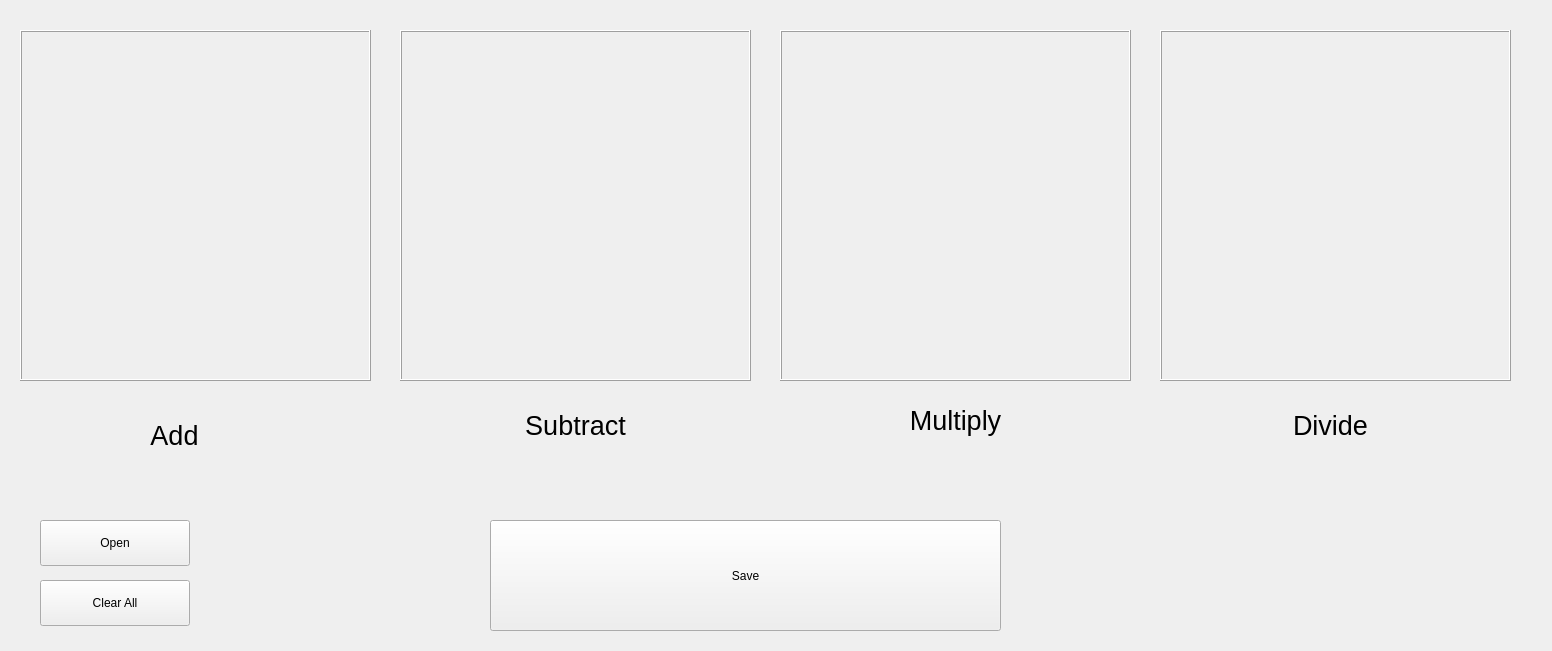
<?xml version="1.0" encoding="UTF-8"?>
<ui version="4.0">
 <class>MainWindow</class>
 <widget class="QMainWindow" name="MainWindow">
  <property name="geometry">
   <rect>
    <x>0</x>
    <y>0</y>
    <width>1552</width>
    <height>651</height>
   </rect>
  </property>
  <property name="windowTitle">
   <string>MainWindow</string>
  </property>
  <widget class="QWidget" name="centralwidget">
   <widget class="Painter" name="frame_1">
    <property name="geometry">
     <rect>
      <x>20</x>
      <y>30</y>
      <width>351</width>
      <height>351</height>
     </rect>
    </property>
    <property name="frameShape">
     <enum>QFrame::Box</enum>
    </property>
    <property name="frameShadow">
     <enum>QFrame::Raised</enum>
    </property>
   </widget>
   <widget class="Painter" name="frame_2">
    <property name="geometry">
     <rect>
      <x>400</x>
      <y>30</y>
      <width>351</width>
      <height>351</height>
     </rect>
    </property>
    <property name="frameShape">
     <enum>QFrame::Box</enum>
    </property>
    <property name="frameShadow">
     <enum>QFrame::Raised</enum>
    </property>
   </widget>
   <widget class="Painter" name="frame_3">
    <property name="geometry">
     <rect>
      <x>780</x>
      <y>30</y>
      <width>351</width>
      <height>351</height>
     </rect>
    </property>
    <property name="frameShape">
     <enum>QFrame::Box</enum>
    </property>
    <property name="frameShadow">
     <enum>QFrame::Raised</enum>
    </property>
   </widget>
   <widget class="Painter" name="frame_4">
    <property name="geometry">
     <rect>
      <x>1160</x>
      <y>30</y>
      <width>351</width>
      <height>351</height>
     </rect>
    </property>
    <property name="frameShape">
     <enum>QFrame::Box</enum>
    </property>
    <property name="frameShadow">
     <enum>QFrame::Raised</enum>
    </property>
   </widget>
   <widget class="QPushButton" name="pushButton_save">
    <property name="geometry">
     <rect>
      <x>490</x>
      <y>520</y>
      <width>511</width>
      <height>111</height>
     </rect>
    </property>
    <property name="text">
     <string>Save</string>
    </property>
   </widget>
   <widget class="QLabel" name="label_1">
    <property name="geometry">
     <rect>
      <x>130</x>
      <y>310</y>
      <width>89</width>
      <height>251</height>
     </rect>
    </property>
    <property name="font">
     <font>
      <pointsize>20</pointsize>
     </font>
    </property>
    <property name="text">
     <string>Add</string>
    </property>
    <property name="alignment">
     <set>Qt::AlignCenter</set>
    </property>
   </widget>
   <widget class="QLabel" name="label_2">
    <property name="geometry">
     <rect>
      <x>450</x>
      <y>380</y>
      <width>251</width>
      <height>91</height>
     </rect>
    </property>
    <property name="font">
     <font>
      <pointsize>20</pointsize>
     </font>
    </property>
    <property name="text">
     <string>Subtract</string>
    </property>
    <property name="alignment">
     <set>Qt::AlignCenter</set>
    </property>
   </widget>
   <widget class="QLabel" name="label_3">
    <property name="geometry">
     <rect>
      <x>840</x>
      <y>320</y>
      <width>231</width>
      <height>201</height>
     </rect>
    </property>
    <property name="font">
     <font>
      <pointsize>20</pointsize>
     </font>
    </property>
    <property name="text">
     <string>Multiply</string>
    </property>
    <property name="alignment">
     <set>Qt::AlignCenter</set>
    </property>
   </widget>
   <widget class="QLabel" name="label_4">
    <property name="geometry">
     <rect>
      <x>1230</x>
      <y>370</y>
      <width>201</width>
      <height>111</height>
     </rect>
    </property>
    <property name="font">
     <font>
      <pointsize>20</pointsize>
     </font>
    </property>
    <property name="text">
     <string>Divide</string>
    </property>
    <property name="alignment">
     <set>Qt::AlignCenter</set>
    </property>
   </widget>
   <widget class="QPushButton" name="pushButton_clear">
    <property name="geometry">
     <rect>
      <x>40</x>
      <y>580</y>
      <width>150</width>
      <height>46</height>
     </rect>
    </property>
    <property name="text">
     <string>Clear All</string>
    </property>
   </widget>
   <widget class="QPushButton" name="pushButton_open">
    <property name="geometry">
     <rect>
      <x>40</x>
      <y>520</y>
      <width>150</width>
      <height>46</height>
     </rect>
    </property>
    <property name="text">
     <string>Open</string>
    </property>
   </widget>
  </widget>
 </widget>
 <customwidgets>
  <customwidget>
   <class>Painter</class>
   <extends>QFrame</extends>
   <header>painter</header>
   <container>1</container>
  </customwidget>
 </customwidgets>
 <resources/>
 <connections/>
</ui>
